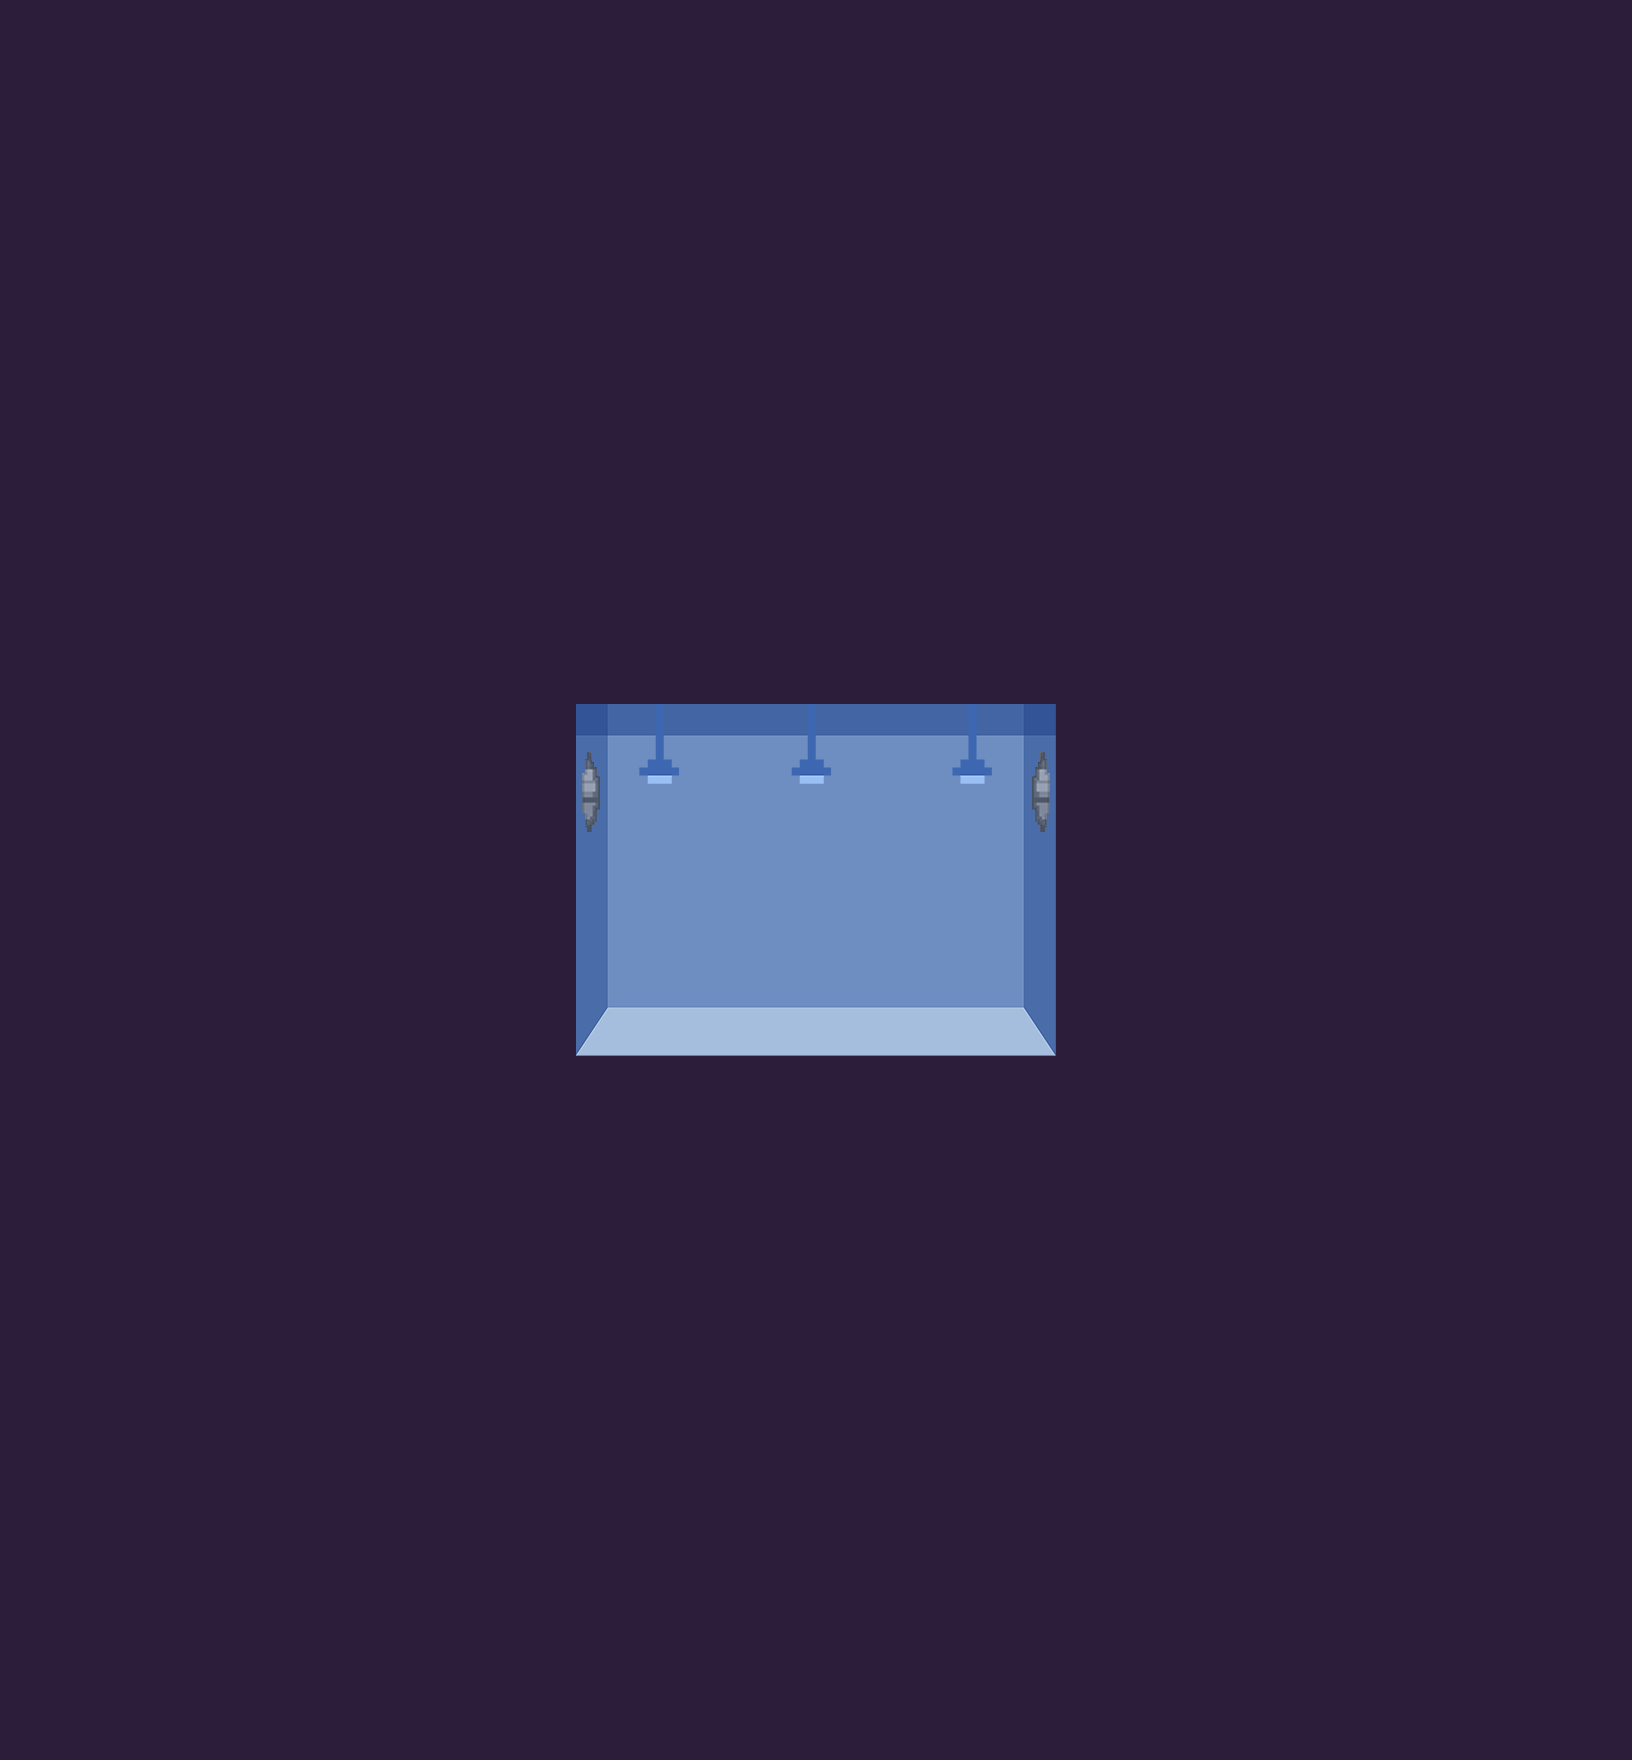

Below is a game level as drawn by its tile map, then a one-line description and the .tmx that defines it (tile-layer data replaced by summaries):
An orthogonal 51x55 tile map with 32x32 px tiles, 3 tile layers (background, collision, objects), 3 tilesets.

<map version="1.0" orientation="orthogonal" renderorder="right-down" width="51" height="55" tilewidth="32" tileheight="32" nextobjectid="1">
 <tileset firstgid="1" name="pipe" tilewidth="32" tileheight="32" tilecount="20" columns="5">
  <image source="pipe.png" trans="ffffff" width="160" height="128" />
 </tileset>
 <tileset firstgid="21" name="pipe_opening" tilewidth="32" tileheight="32" tilecount="3" columns="3">
  <image source="pipe_opening.png" trans="ffffff" width="96" height="32" />
 </tileset>
 <tileset firstgid="24" name="blue_room" tilewidth="32" tileheight="32" tilecount="414" columns="23">
  <image source="Rooms/blue_room.png" trans="ffffff" width="738" height="600" />
 </tileset>
 <layer name="background" width="51" height="55">
  <data>[2805 cells, 2805 non-empty, 166 distinct tile ids]</data>
 </layer>
 <layer name="collision" width="51" height="55">
  <data>[2805 cells, 35 non-empty, 35 distinct tile ids]</data>
 </layer>
 <layer name="objects" width="51" height="55">
  <data>[2805 cells, 6 non-empty, 3 distinct tile ids]</data>
 </layer>
</map>
